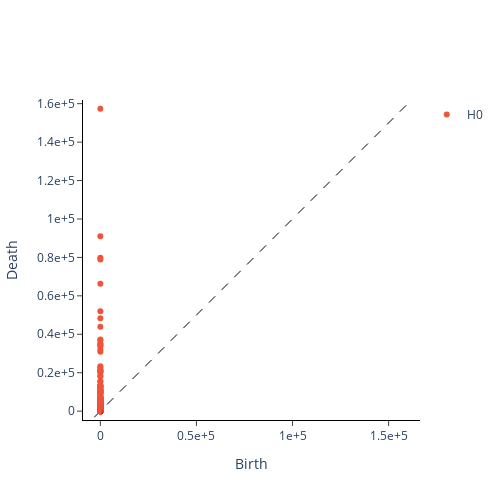

Notebook source saved alongside this figure:
### Code cell
plot_diagram(diagram[0])

### Figure 1 — Plotly figure (JSON) as saved in the notebook; plotly's stock layout.template omitted (floating-point values rounded to 4 significant figures; data arrays with more than 128 entries replaced by an {"elided": "..."} marker saying what was removed)
{"data": [{"hoverinfo": "none", "line": {"color": "black", "dash": "dash", "width": 1}, "mode": "lines", "showlegend": false, "type": "scatter", "x": [-3146.0, 160500.0], "y": [-3146.0, 160500.0]}, {"hoverinfo": "text", "hovertext": {"elided": "2948 str values"}, "mode": "markers", "name": "H0", "type": "scatter", "x": {"elided": "2948 int values"}, "y": {"elided": "2948 int values"}}], "layout": {"height": 500, "plot_bgcolor": "white", "width": 500, "xaxis": {"autorange": false, "exponentformat": "e", "linecolor": "black", "linewidth": 1, "mirror": false, "range": [-3146.0, 160500.0], "showexponent": "all", "showline": true, "side": "bottom", "ticks": "outside", "title": {"text": "Birth"}, "type": "linear", "zeroline": true}, "yaxis": {"autorange": false, "exponentformat": "e", "linecolor": "black", "linewidth": 1, "mirror": false, "range": [-3146.0, 160500.0], "scaleanchor": "x", "scaleratio": 1, "showexponent": "all", "showline": true, "side": "left", "ticks": "outside", "title": {"text": "Death"}, "type": "linear", "zeroline": true}}}
